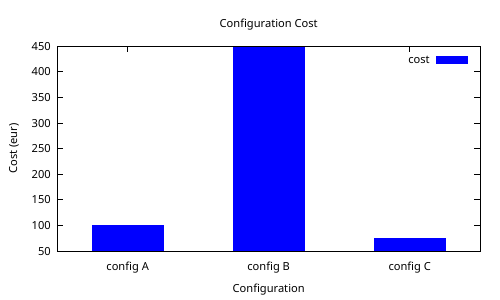

This figure's gnuplot source:
set terminal pdf
set output 'configs.pdf'

set title 'Configuration Cost'
set xlabel 'Configuration'
set ylabel 'Cost (eur)'

set boxwidth 0.5
set style fill solid
set style line 1 lc rgb "blue"
plot 'configs.dat' using 1:3:xtic(2) title 'cost' with boxes linestyle 1
